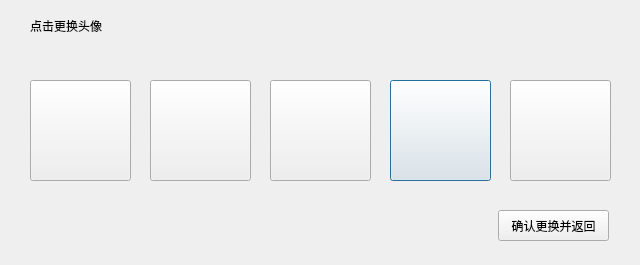
<?xml version="1.0" encoding="UTF-8"?>
<ui version="4.0">
 <class>HeadDialog</class>
 <widget class="QDialog" name="HeadDialog">
  <property name="geometry">
   <rect>
    <x>0</x>
    <y>0</y>
    <width>640</width>
    <height>265</height>
   </rect>
  </property>
  <property name="windowTitle">
   <string>更换头像</string>
  </property>
  <widget class="QLabel" name="label">
   <property name="geometry">
    <rect>
     <x>30</x>
     <y>10</y>
     <width>121</width>
     <height>31</height>
    </rect>
   </property>
   <property name="text">
    <string>点击更换头像</string>
   </property>
  </widget>
  <widget class="QToolButton" name="headBtn_1">
   <property name="geometry">
    <rect>
     <x>30</x>
     <y>80</y>
     <width>101</width>
     <height>101</height>
    </rect>
   </property>
   <property name="styleSheet">
    <string notr="true">background-image: url(:/桌面/pic/1.png);</string>
   </property>
   <property name="text">
    <string/>
   </property>
  </widget>
  <widget class="QToolButton" name="headBtn_2">
   <property name="geometry">
    <rect>
     <x>150</x>
     <y>80</y>
     <width>101</width>
     <height>101</height>
    </rect>
   </property>
   <property name="styleSheet">
    <string notr="true">background-image: url(:/桌面/pic/2.png);</string>
   </property>
   <property name="text">
    <string/>
   </property>
  </widget>
  <widget class="QToolButton" name="headBtn_3">
   <property name="geometry">
    <rect>
     <x>270</x>
     <y>80</y>
     <width>101</width>
     <height>101</height>
    </rect>
   </property>
   <property name="styleSheet">
    <string notr="true">background-image: url(:/桌面/pic/3.png);</string>
   </property>
   <property name="text">
    <string/>
   </property>
  </widget>
  <widget class="QPushButton" name="headBtn_4">
   <property name="geometry">
    <rect>
     <x>390</x>
     <y>80</y>
     <width>101</width>
     <height>101</height>
    </rect>
   </property>
   <property name="styleSheet">
    <string notr="true">background-image: url(:/桌面/pic/4.png);</string>
   </property>
   <property name="text">
    <string/>
   </property>
  </widget>
  <widget class="QPushButton" name="headBtn_5">
   <property name="geometry">
    <rect>
     <x>510</x>
     <y>80</y>
     <width>101</width>
     <height>101</height>
    </rect>
   </property>
   <property name="styleSheet">
    <string notr="true">background-image: url(:/桌面/pic/5.png);</string>
   </property>
   <property name="text">
    <string/>
   </property>
  </widget>
  <widget class="QPushButton" name="returnBtn">
   <property name="geometry">
    <rect>
     <x>498</x>
     <y>210</y>
     <width>111</width>
     <height>31</height>
    </rect>
   </property>
   <property name="text">
    <string>确认更换并返回</string>
   </property>
  </widget>
 </widget>
 <resources/>
 <connections/>
</ui>
